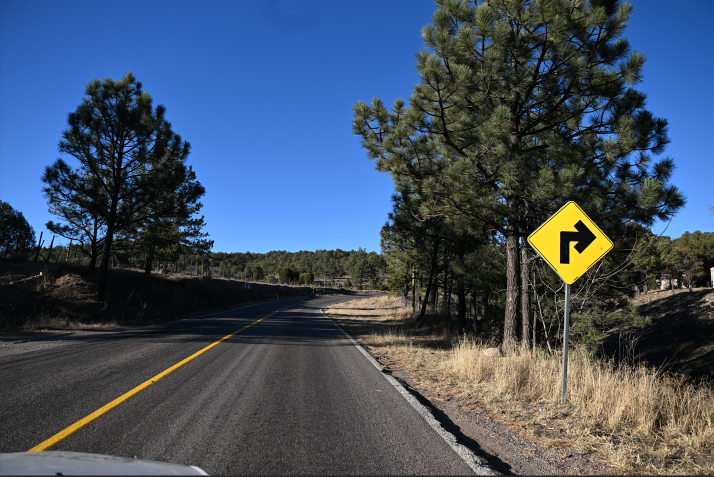
#> input picture tarea-02/carretera1.png, 1427 x 953 px (shown at 1/2 size)
$ python tarea01.py
#> lines starting #> are read from the running program, lines starting #| are printed output that depends on the picture
import cv2
import numpy as np
import matplotlib.pyplot as plt
import os

# ruta de la imagen (ajusta según la ubicación correcta)
ruta = "carretera1.png"

# cargar imagen con validación
image = cv2.imread(ruta)
#> image is the input picture: shape (953, 1427, 3); mean B, G, R 100.2, 81.2, 66.7
if image is None:
    print("⚠️ Error: No se pudo cargar la imagen. Verifica la ruta.")
    exit()

# convertir a RGB para visualización en matplotlib
image = cv2.cvtColor(image, cv2.COLOR_BGR2RGB)

# crear carpeta para guardar las imágenes procesadas
output_dir = "./imagenes_procesadas"
os.makedirs(output_dir, exist_ok=True)

# definir kernels de suavizado
kernel_average_3x3 = np.ones((3,3), np.float32) / 9.0
kernel_average_5x5 = np.ones((5,5), np.float32) / 25.0
kernel_gaussian_3x3 = np.array([[1, 4, 1], [4, 12, 4], [1, 4, 1]]) * (1/32)
kernel_gaussian_5x5 = np.array([[1, 4, 7, 4, 1],
                                [4, 16, 26, 16, 4],
                                [7, 26, 41, 26, 7],
                                [4, 16, 26, 16, 4],
                                [1, 4, 7, 4, 1]]) * (1/273)

# aplicar filtros mencionados en clase
filtered_images = {
    "Original": image,
    "Promedio_3x3": cv2.filter2D(image, -1, kernel_average_3x3),
    "Promedio_5x5": cv2.filter2D(image, -1, kernel_average_5x5),
    "Gaussiano_3x3": cv2.filter2D(image, -1, kernel_gaussian_3x3),
    "Gaussiano_5x5": cv2.filter2D(image, -1, kernel_gaussian_5x5),
    "Mediana_3x3": cv2.medianBlur(image, 3),
    "Mediana_5x5": cv2.medianBlur(image, 5),
}

# guardar imágenes procesadas
for name, img in filtered_images.items():
    save_path = os.path.join(output_dir, f"{name}.png")
    cv2.imwrite(save_path, cv2.cvtColor(img, cv2.COLOR_RGB2BGR))  # convertir de RGB a BGR para OpenCV
    print(f"Imagen guardada: {save_path}")
#> this loop made 7 passes
#> name on passes 1 to 7: 'Original', 'Promedio_3x3', 'Promedio_5x5', 'Gaussiano_3x3', 'Gaussiano_5x5', 'Mediana_3x3', 'Mediana_5x5'
#| Imagen guardada: ./imagenes_procesadas/Original.png
#| Imagen guardada: ./imagenes_procesadas/Promedio_3x3.png
#| Imagen guardada: ./imagenes_procesadas/Promedio_5x5.png
#| Imagen guardada: ./imagenes_procesadas/Gaussiano_3x3.png
#| Imagen guardada: ./imagenes_procesadas/Gaussiano_5x5.png
#| Imagen guardada: ./imagenes_procesadas/Mediana_3x3.png
#| Imagen guardada: ./imagenes_procesadas/Mediana_5x5.png

# visualizar resultados
plt.figure(figsize=(12, 8))
for i, (title, img) in enumerate(filtered_images.items()):
    plt.subplot(3, 3, i + 1)
    plt.imshow(img)
    plt.title(title)
    plt.axis("off")
#> this loop made 7 passes
plt.tight_layout()
plt.show()
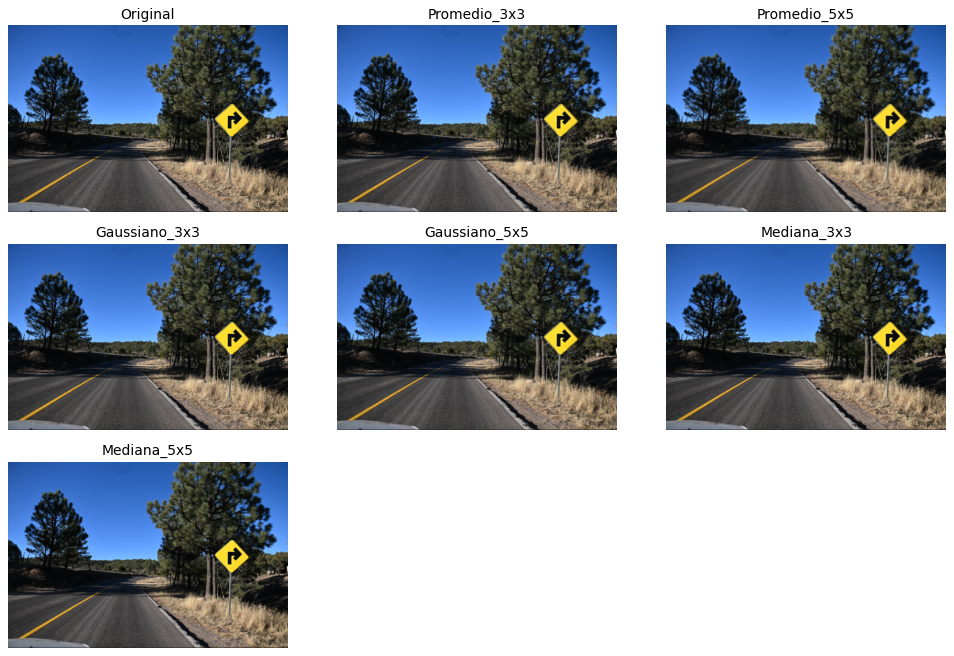
#> figure drawn by matplotlib, 7 panels
